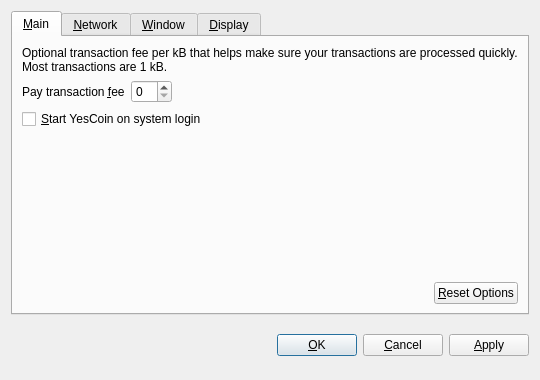
<?xml version="1.0" encoding="UTF-8"?>
<ui version="4.0">
 <class>OptionsDialog</class>
 <widget class="QDialog" name="OptionsDialog">
  <property name="geometry">
   <rect>
    <x>0</x>
    <y>0</y>
    <width>540</width>
    <height>380</height>
   </rect>
  </property>
  <property name="windowTitle">
   <string>Options</string>
  </property>
  <property name="modal">
   <bool>true</bool>
  </property>
  <layout class="QVBoxLayout" name="verticalLayout">
   <item>
    <widget class="QTabWidget" name="tabWidget">
     <property name="tabPosition">
      <enum>QTabWidget::North</enum>
     </property>
     <property name="currentIndex">
      <number>0</number>
     </property>
     <widget class="QWidget" name="tabMain">
      <attribute name="title">
       <string>&amp;Main</string>
      </attribute>
      <layout class="QVBoxLayout" name="verticalLayout_Main">
       <item>
        <widget class="QLabel" name="transactionFeeInfoLabel">
         <property name="text">
          <string>Optional transaction fee per kB that helps make sure your transactions are processed quickly. Most transactions are 1 kB.</string>
         </property>
         <property name="textFormat">
          <enum>Qt::PlainText</enum>
         </property>
         <property name="wordWrap">
          <bool>true</bool>
         </property>
        </widget>
       </item>
       <item>
        <layout class="QHBoxLayout" name="horizontalLayout_1_Main">
         <item>
          <widget class="QLabel" name="transactionFeeLabel">
           <property name="text">
            <string>Pay transaction &amp;fee</string>
           </property>
           <property name="textFormat">
            <enum>Qt::PlainText</enum>
           </property>
           <property name="buddy">
            <cstring>transactionFee</cstring>
           </property>
          </widget>
         </item>
         <item>
          <widget class="BitcoinAmountField" name="transactionFee"/>
         </item>
         <item>
          <spacer name="horizontalSpacer_1_Main">
           <property name="orientation">
            <enum>Qt::Horizontal</enum>
           </property>
           <property name="sizeHint" stdset="0">
            <size>
             <width>40</width>
             <height>20</height>
            </size>
           </property>
          </spacer>
         </item>
        </layout>
       </item>
       <item>
        <widget class="QCheckBox" name="bitcoinAtStartup">
         <property name="toolTip">
          <string>Automatically start YesCoin after logging in to the system.</string>
         </property>
         <property name="text">
          <string>&amp;Start YesCoin on system login</string>
         </property>
        </widget>
       </item>
       <item>
        <spacer name="verticalSpacer_Main">
         <property name="orientation">
          <enum>Qt::Vertical</enum>
         </property>
         <property name="sizeHint" stdset="0">
          <size>
           <width>20</width>
           <height>40</height>
          </size>
         </property>
        </spacer>
       </item>
       <item>
        <layout class="QHBoxLayout" name="horizontalLayout_2_Main">
         <item>
          <spacer name="horizontalSpacer_2_Main">
           <property name="orientation">
            <enum>Qt::Horizontal</enum>
           </property>
           <property name="sizeHint" stdset="0">
            <size>
             <width>40</width>
             <height>20</height>
            </size>
           </property>
          </spacer>
         </item>
         <item>
          <widget class="QPushButton" name="resetButton">
           <property name="toolTip">
            <string>Reset all client options to default.</string>
           </property>
           <property name="text">
            <string>&amp;Reset Options</string>
           </property>
           <property name="autoDefault">
            <bool>false</bool>
           </property>
          </widget>
         </item>
        </layout>
       </item>
      </layout>
     </widget>
     <widget class="QWidget" name="tabNetwork">
      <attribute name="title">
       <string>&amp;Network</string>
      </attribute>
      <layout class="QVBoxLayout" name="verticalLayout_Network">
       <item>
        <widget class="QCheckBox" name="mapPortUpnp">
         <property name="toolTip">
          <string>Automatically open the YesCoin client port on the router. This only works when your router supports UPnP and it is enabled.</string>
         </property>
         <property name="text">
          <string>Map port using &amp;UPnP</string>
         </property>
        </widget>
       </item>
       <item>
        <widget class="QCheckBox" name="connectSocks">
         <property name="toolTip">
          <string>Connect to the YesCoin network through a SOCKS proxy (e.g. when connecting through Tor).</string>
         </property>
         <property name="text">
          <string>&amp;Connect through SOCKS proxy:</string>
         </property>
        </widget>
       </item>
       <item>
        <layout class="QHBoxLayout" name="horizontalLayout_Network">
         <item>
          <widget class="QLabel" name="proxyIpLabel">
           <property name="text">
            <string>Proxy &amp;IP:</string>
           </property>
           <property name="textFormat">
            <enum>Qt::PlainText</enum>
           </property>
           <property name="buddy">
            <cstring>proxyIp</cstring>
           </property>
          </widget>
         </item>
         <item>
          <widget class="QValidatedLineEdit" name="proxyIp">
           <property name="maximumSize">
            <size>
             <width>140</width>
             <height>16777215</height>
            </size>
           </property>
           <property name="toolTip">
            <string>IP address of the proxy (e.g. 127.0.0.1)</string>
           </property>
          </widget>
         </item>
         <item>
          <widget class="QLabel" name="proxyPortLabel">
           <property name="text">
            <string>&amp;Port:</string>
           </property>
           <property name="textFormat">
            <enum>Qt::PlainText</enum>
           </property>
           <property name="buddy">
            <cstring>proxyPort</cstring>
           </property>
          </widget>
         </item>
         <item>
          <widget class="QLineEdit" name="proxyPort">
           <property name="maximumSize">
            <size>
             <width>55</width>
             <height>16777215</height>
            </size>
           </property>
           <property name="toolTip">
            <string>Port of the proxy (e.g. 9050)</string>
           </property>
          </widget>
         </item>
         <item>
          <widget class="QLabel" name="socksVersionLabel">
           <property name="text">
            <string>SOCKS &amp;Version:</string>
           </property>
           <property name="textFormat">
            <enum>Qt::PlainText</enum>
           </property>
           <property name="buddy">
            <cstring>socksVersion</cstring>
           </property>
          </widget>
         </item>
         <item>
          <widget class="QValueComboBox" name="socksVersion">
           <property name="toolTip">
            <string>SOCKS version of the proxy (e.g. 5)</string>
           </property>
          </widget>
         </item>
         <item>
          <spacer name="horizontalSpacer_Network">
           <property name="orientation">
            <enum>Qt::Horizontal</enum>
           </property>
           <property name="sizeHint" stdset="0">
            <size>
             <width>40</width>
             <height>20</height>
            </size>
           </property>
          </spacer>
         </item>
        </layout>
       </item>
       <item>
        <spacer name="verticalSpacer_Network">
         <property name="orientation">
          <enum>Qt::Vertical</enum>
         </property>
         <property name="sizeHint" stdset="0">
          <size>
           <width>20</width>
           <height>40</height>
          </size>
         </property>
        </spacer>
       </item>
      </layout>
     </widget>
     <widget class="QWidget" name="tabWindow">
      <attribute name="title">
       <string>&amp;Window</string>
      </attribute>
      <layout class="QVBoxLayout" name="verticalLayout_Window">
       <item>
        <widget class="QCheckBox" name="minimizeToTray">
         <property name="toolTip">
          <string>Show only a tray icon after minimizing the window.</string>
         </property>
         <property name="text">
          <string>&amp;Minimize to the tray instead of the taskbar</string>
         </property>
        </widget>
       </item>
       <item>
        <widget class="QCheckBox" name="minimizeOnClose">
         <property name="toolTip">
          <string>Minimize instead of exit the application when the window is closed. When this option is enabled, the application will be closed only after selecting Quit in the menu.</string>
         </property>
         <property name="text">
          <string>M&amp;inimize on close</string>
         </property>
        </widget>
       </item>
       <item>
        <spacer name="verticalSpacer_Window">
         <property name="orientation">
          <enum>Qt::Vertical</enum>
         </property>
         <property name="sizeHint" stdset="0">
          <size>
           <width>20</width>
           <height>40</height>
          </size>
         </property>
        </spacer>
       </item>
      </layout>
     </widget>
     <widget class="QWidget" name="tabDisplay">
      <attribute name="title">
       <string>&amp;Display</string>
      </attribute>
      <layout class="QVBoxLayout" name="verticalLayout_Display">
       <item>
        <layout class="QHBoxLayout" name="horizontalLayout_1_Display">
         <item>
          <widget class="QLabel" name="langLabel">
           <property name="text">
            <string>User Interface &amp;language:</string>
           </property>
           <property name="textFormat">
            <enum>Qt::PlainText</enum>
           </property>
           <property name="buddy">
            <cstring>lang</cstring>
           </property>
          </widget>
         </item>
         <item>
          <widget class="QValueComboBox" name="lang">
           <property name="toolTip">
            <string>The user interface language can be set here. This setting will take effect after restarting YesCoin.</string>
           </property>
          </widget>
         </item>
        </layout>
       </item>
       <item>
        <layout class="QHBoxLayout" name="horizontalLayout_2_Display">
         <item>
          <widget class="QLabel" name="unitLabel">
           <property name="text">
            <string>&amp;Unit to show amounts in:</string>
           </property>
           <property name="textFormat">
            <enum>Qt::PlainText</enum>
           </property>
           <property name="buddy">
            <cstring>unit</cstring>
           </property>
          </widget>
         </item>
         <item>
          <widget class="QValueComboBox" name="unit">
           <property name="toolTip">
            <string>Choose the default subdivision unit to show in the interface and when sending coins.</string>
           </property>
          </widget>
         </item>
        </layout>
       </item>
       <item>
        <widget class="QCheckBox" name="displayAddresses">
         <property name="toolTip">
          <string>Whether to show YesCoin addresses in the transaction list or not.</string>
         </property>
         <property name="text">
          <string>&amp;Display addresses in transaction list</string>
         </property>
        </widget>
       </item>
       <item>
        <spacer name="verticalSpacer_Display">
         <property name="orientation">
          <enum>Qt::Vertical</enum>
         </property>
         <property name="sizeHint" stdset="0">
          <size>
           <width>20</width>
           <height>40</height>
          </size>
         </property>
        </spacer>
       </item>
      </layout>
     </widget>
    </widget>
   </item>
   <item>
    <layout class="QHBoxLayout" name="horizontalLayout_Buttons">
     <item>
      <spacer name="horizontalSpacer_1">
       <property name="orientation">
        <enum>Qt::Horizontal</enum>
       </property>
       <property name="sizeHint" stdset="0">
        <size>
         <width>40</width>
         <height>48</height>
        </size>
       </property>
      </spacer>
     </item>
     <item>
      <widget class="QLabel" name="statusLabel">
       <property name="font">
        <font>
         <weight>75</weight>
         <bold>true</bold>
        </font>
       </property>
       <property name="text">
        <string/>
       </property>
       <property name="textFormat">
        <enum>Qt::PlainText</enum>
       </property>
       <property name="wordWrap">
        <bool>true</bool>
       </property>
      </widget>
     </item>
     <item>
      <spacer name="horizontalSpacer_2">
       <property name="orientation">
        <enum>Qt::Horizontal</enum>
       </property>
       <property name="sizeHint" stdset="0">
        <size>
         <width>40</width>
         <height>48</height>
        </size>
       </property>
      </spacer>
     </item>
     <item>
      <widget class="QPushButton" name="okButton">
       <property name="text">
        <string>&amp;OK</string>
       </property>
      </widget>
     </item>
     <item>
      <widget class="QPushButton" name="cancelButton">
       <property name="text">
        <string>&amp;Cancel</string>
       </property>
       <property name="autoDefault">
        <bool>false</bool>
       </property>
      </widget>
     </item>
     <item>
      <widget class="QPushButton" name="applyButton">
       <property name="text">
        <string>&amp;Apply</string>
       </property>
       <property name="autoDefault">
        <bool>false</bool>
       </property>
      </widget>
     </item>
    </layout>
   </item>
  </layout>
 </widget>
 <customwidgets>
  <customwidget>
   <class>BitcoinAmountField</class>
   <extends>QSpinBox</extends>
   <header>bitcoinamountfield.h</header>
  </customwidget>
  <customwidget>
   <class>QValueComboBox</class>
   <extends>QComboBox</extends>
   <header>qvaluecombobox.h</header>
  </customwidget>
  <customwidget>
   <class>QValidatedLineEdit</class>
   <extends>QLineEdit</extends>
   <header>qvalidatedlineedit.h</header>
  </customwidget>
 </customwidgets>
 <resources/>
 <connections/>
</ui>
